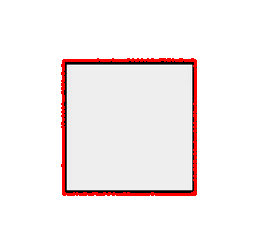
#> input picture cobot1/cobot1/_input/bezier_fit_debug.png, 260 x 246 px
$ python -i edge_detector.py   (imports and definitions only)
#> lines starting #> are read from the running program, lines starting #| are printed output that depends on the picture; after the words box and inside, x2 and y2 are one past the last pixel; in counts of white or black regions, pixels touching at a corner belong together
#> further down, picture is the input picture: shape (246, 260, 3); mean B, G, R 239.9, 239.9, 246.5
import cv2
import numpy as np

class EdgeDetector:
    """이미지 파일을 로드하여 Adaptive Thresholding 이진화를 수행하는 클래스.

    Args:
        block_size  (int): Adaptive Thresholding 블록 크기 (기본값: 11, 홀수여야 함)
        c           (int): 임계값 보정 상수 (기본값: 2)
    """

    def __init__(self, block_size: int = 11, c: int = 2) -> None:
        self.block_size = block_size
        self.c = c

    def detect(self, img: np.ndarray) -> np.ndarray:
        """이미 로드된 이미지에 이진화(Adaptive Thresholding) 처리를 수행합니다.

        Args:
            img (np.ndarray): BGR 또는 그레이스케일 이미지 배열

        Returns:
            np.ndarray: 이진화된 이미지
        """
        if img.ndim == 3:
            gray = cv2.cvtColor(img, cv2.COLOR_BGR2GRAY)
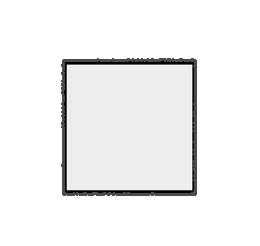
#> gray: shape (246, 260); min 0, max 255, mean 241.8
        else:
            gray = img
        blurred = cv2.GaussianBlur(gray, (5, 5), 0)
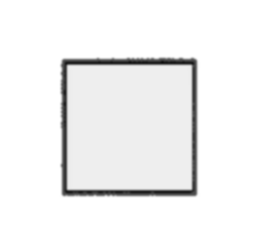
#> blurred: shape (246, 260); min 13, max 255, mean 241.8
        thresh = cv2.adaptiveThreshold(
            blurred, 255,
            cv2.ADAPTIVE_THRESH_GAUSSIAN_C,
            cv2.THRESH_BINARY_INV, self.block_size, self.c
        )
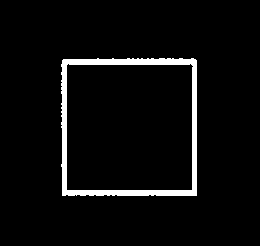
#> thresh: shape (246, 260); 4.6% white; 1 white region, box (x1, y1, x2, y2) and area: (61, 58, 197, 196) 2913
        kernel = np.ones((3, 3), np.uint8)
        return cv2.morphologyEx(thresh, cv2.MORPH_CLOSE, kernel, iterations=1)
#> returned value: shape (246, 260); 4.6% white; 1 white region, box (x1, y1, x2, y2) and area: (61, 58, 197, 196) 2948

>>> import cv2
>>> picture = cv2.imread('bezier_fit_debug.png')
>>> result = EdgeDetector().detect(picture)
